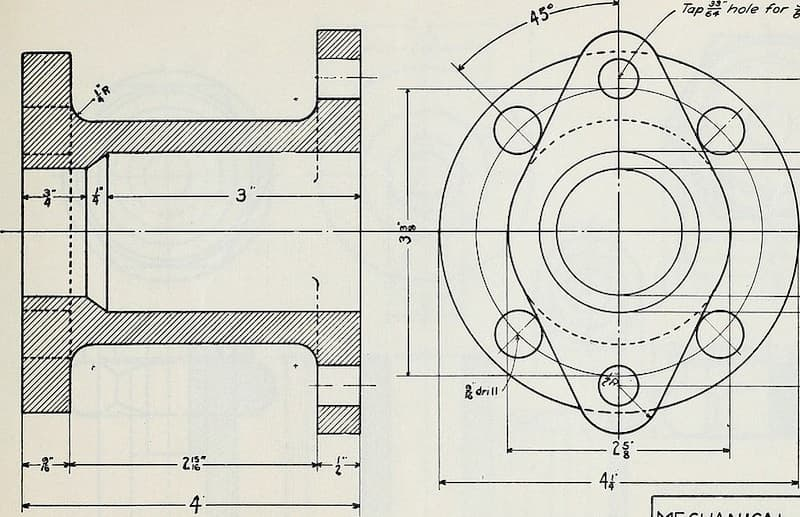
#> input picture drawing1.jpg, 800 x 517 px
$ jupyter execute 'Photo to cad.ipynb'   (shell and % lines are left out)
#> lines starting #> are read from the running program, lines starting #| are printed output that depends on the picture; after the words box and inside, x2 and y2 are one past the last pixel; in counts of white or black regions, pixels touching at a corner belong together
[cell 1]
import ezdxf
import numpy
import cv2
import argparse

[cell 2]
def img_to_dxf(
    input_path,
    output_path="output.dxf",
    downscale=1.0,
    blur=3,
    threshold=127,
    use_canny=False,
    min_points=8,
    approx_epsilon=1.5,
    lower=None,
    upper=None
):
    """
    Convert an input image to DXF using contour tracing.
    """
#> called with input_path = 'drawing1.jpg', output_path = 'output.dxf', downscale = 2, blur = 3, threshold = 127, use_canny = True, min_points = 10, approx_epsilon = 2
    def parse_tuple(s):
        s = s.replace("(", "").replace(")", "")
        parts = [p.strip() for p in s.split(",")]
        return tuple(int(p) for p in parts)

    # Load image
    img = cv2.imread(input_path, cv2.IMREAD_COLOR)
#> img is the input picture: shape (517, 800, 3); mean B, G, R 204, 213.5, 214
    if img is None:
        raise ValueError(f"Could not read image '{input_path}'")

    # Optional color mask
    if lower and upper:
        lower = np.array(parse_tuple(lower), dtype=np.uint8)
        upper = np.array(parse_tuple(upper), dtype=np.uint8)
        mask = cv2.inRange(img, lower, upper)
        proc = mask
    else:
        proc = cv2.cvtColor(img, cv2.COLOR_BGR2GRAY)

    # Downscale
    if downscale > 1.0:
        new_w = int(proc.shape[1] / downscale)
#> new_w = 400
        new_h = int(proc.shape[0] / downscale)
#> new_h = 258
        proc = cv2.resize(proc, (new_w, new_h), interpolation=cv2.INTER_AREA)
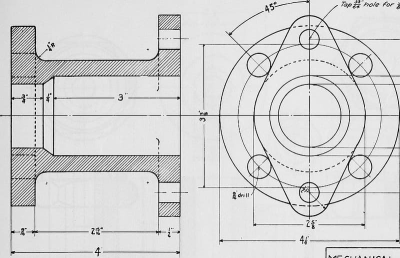
#> proc: shape (258, 400); min 4, max 248, mean 212.6

    # Blur
    if blur and blur > 1:
        k = blur if blur % 2 == 1 else blur + 1
        proc = cv2.GaussianBlur(proc, (k, k), 0)
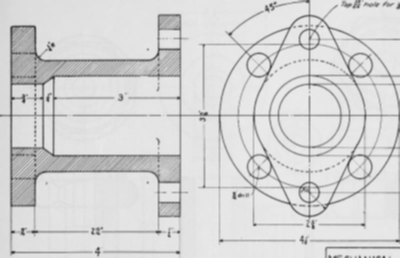
#> proc: shape (258, 400); min 54, max 235, mean 212.6

    # Edge detection / thresholding
    if use_canny:
        if len(proc.shape) == 3:
            gray = cv2.cvtColor(proc, cv2.COLOR_BGR2GRAY)
        else:
            gray = proc
        bin_img = cv2.Canny(gray, 50, 150)
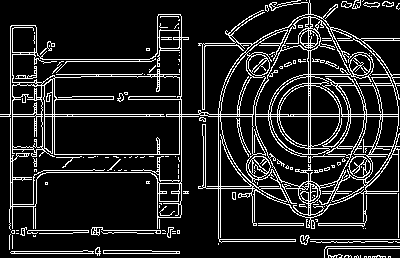
#> bin_img: shape (258, 400); 13.5% white in thin lines or dots
    else:
        if len(proc.shape) == 3:
            gray = cv2.cvtColor(proc, cv2.COLOR_BGR2GRAY)
        else:
            gray = proc
        _, bin_img = cv2.threshold(gray, threshold, 255, cv2.THRESH_BINARY_INV)

    # Contours
    contours_info = cv2.findContours(bin_img, cv2.RETR_EXTERNAL, cv2.CHAIN_APPROX_SIMPLE)
#> contours_info = 86 contours, 73 with area under 20; largest, box (x1, y1, x2, y2) and area: (0, 0, 400, 243) 46968, (103, 250, 180, 254) 200, (10, 250, 94, 254) 169, (91, 227, 161, 236) 56, (300, 235, 310, 245) 53
    contours = contours_info[0] if len(contours_info) == 2 else contours_info[1]
#> contours has the same summary as contours_info

    # Create DXF
    doc = ezdxf.new('R2010')
    msp = doc.modelspace()
    h, w = bin_img.shape[:2]
#> h = 258; w = 400

    total_polylines = 0
    for cnt in contours:
        if len(cnt) < min_points:
            continue
        approx = cv2.approxPolyDP(cnt, approx_epsilon, closed=True)
        pts = []
        for p in approx.reshape(-1, 2):
            x = float(p[0])
            y = float(h - p[1])  # flip Y
            if downscale > 1.0:
                x *= downscale
                y *= downscale
            pts.append((x, y))
        if len(pts) >= 2:
            msp.add_lwpolyline(pts, close=True)
            total_polylines += 1
#> this loop made 86 passes
#> approx on passes 4, 6, 7, 9, 11, 15, 25, 28, 33, 35, 53: [[372, 256], [385, 257]], [[358, 256], [354, 257]], [[344, 256], [351, 257]], [[93, 253], [87, 250], [10, 252]], [[97, 247], [95, 253], [99, 255]], [[310, 241], [393, 241]], [[101, 231], [153, 233]], [[27, 231], [88, 232]], [[173, 227], [168, 227], [168, 237]], [[26, 227], [21, 228], [20, 234], [24, 235]], [[33, 158], [36, 166], [36, 158], [35, 161]]
#> cnt on passes 5, 13, 16, 19, 20, 21: [[360, 255], [360, 257]], [[218, 243], [218, 244]], [[310, 239], [399, 239]], [[12, 235], [12, 248]], [[10, 234], [9, 235], [9, 249], [9, 235]], [[172, 233], [175, 233]]
#> after the loop, total_polylines = 25

    doc.saveas(output_path)
    print(f"Saved '{output_path}' with {total_polylines} polylines (image size: {w}x{h})")
#| Saved 'output.dxf' with 25 polylines (image size: 400x258)
